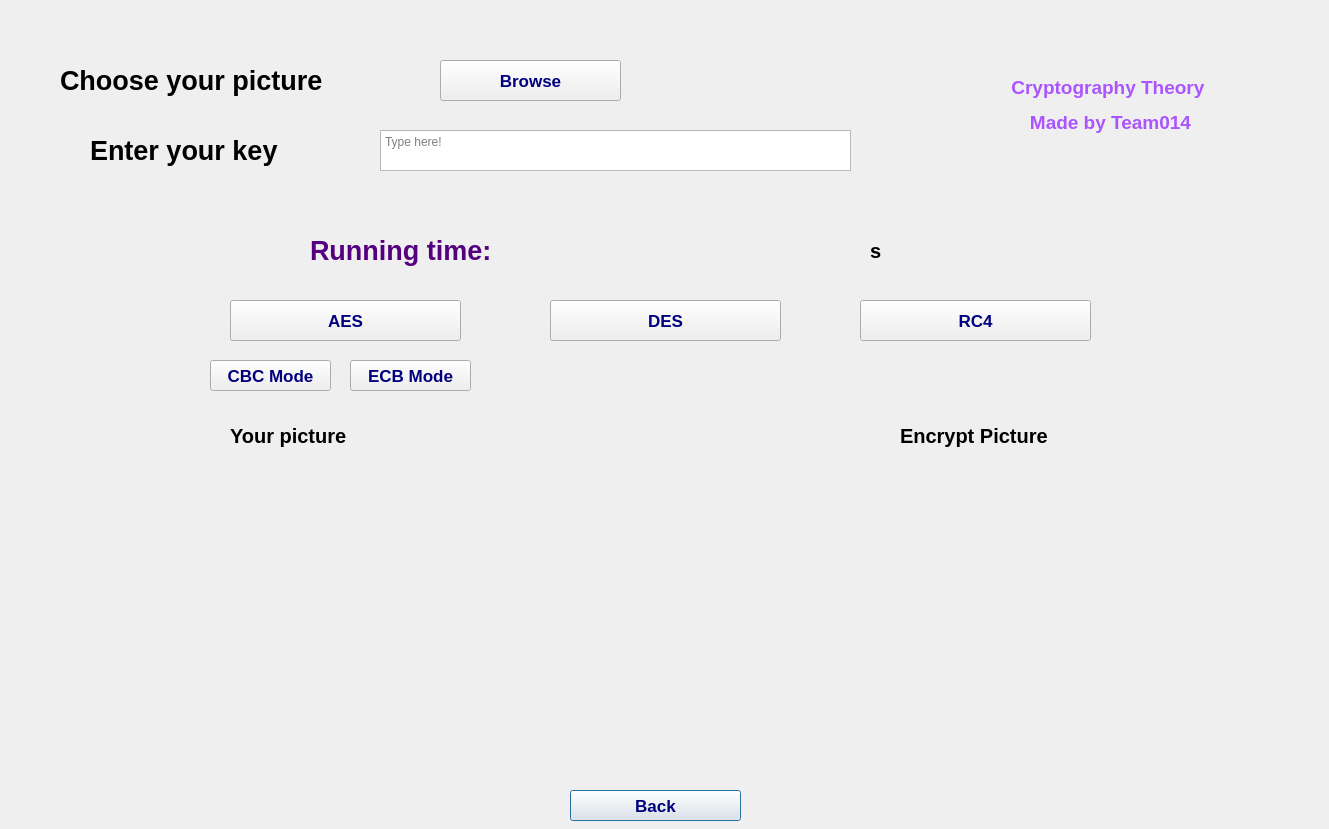
<?xml version="1.0" encoding="UTF-8"?>
<ui version="4.0">
 <class>Encryption</class>
 <widget class="QDialog" name="Encryption">
  <property name="geometry">
   <rect>
    <x>0</x>
    <y>0</y>
    <width>1329</width>
    <height>829</height>
   </rect>
  </property>
  <property name="windowTitle">
   <string>Dialog</string>
  </property>
  <widget class="QPushButton" name="back_button">
   <property name="geometry">
    <rect>
     <x>570</x>
     <y>790</y>
     <width>171</width>
     <height>31</height>
    </rect>
   </property>
   <property name="styleSheet">
    <string notr="true">font: bold;
font-size: 13pt;
color: rgb(0, 0, 127)</string>
   </property>
   <property name="text">
    <string>Back</string>
   </property>
  </widget>
  <widget class="QPushButton" name="browse_button">
   <property name="geometry">
    <rect>
     <x>440</x>
     <y>60</y>
     <width>181</width>
     <height>41</height>
    </rect>
   </property>
   <property name="styleSheet">
    <string notr="true">font: bold;
font-size: 13pt;
color: rgb(0, 0, 127)</string>
   </property>
   <property name="text">
    <string>Browse</string>
   </property>
  </widget>
  <widget class="QPushButton" name="aes_button">
   <property name="geometry">
    <rect>
     <x>230</x>
     <y>300</y>
     <width>231</width>
     <height>41</height>
    </rect>
   </property>
   <property name="styleSheet">
    <string notr="true">font: bold;
font-size: 13pt;
color: rgb(0, 0, 127)</string>
   </property>
   <property name="text">
    <string>AES</string>
   </property>
  </widget>
  <widget class="QPushButton" name="des_button">
   <property name="geometry">
    <rect>
     <x>550</x>
     <y>300</y>
     <width>231</width>
     <height>41</height>
    </rect>
   </property>
   <property name="styleSheet">
    <string notr="true">font: bold;
font-size: 13pt;
color: rgb(0, 0, 127)</string>
   </property>
   <property name="text">
    <string>DES</string>
   </property>
  </widget>
  <widget class="QPushButton" name="rc4_button">
   <property name="geometry">
    <rect>
     <x>860</x>
     <y>300</y>
     <width>231</width>
     <height>41</height>
    </rect>
   </property>
   <property name="styleSheet">
    <string notr="true">font: bold;
font-size: 13pt;
color: rgb(0, 0, 127)</string>
   </property>
   <property name="text">
    <string>RC4</string>
   </property>
  </widget>
  <widget class="QLabel" name="choose_label">
   <property name="geometry">
    <rect>
     <x>60</x>
     <y>60</y>
     <width>341</width>
     <height>41</height>
    </rect>
   </property>
   <property name="styleSheet">
    <string notr="true">font: bold;
font-size: 20pt
</string>
   </property>
   <property name="text">
    <string>Choose your picture</string>
   </property>
  </widget>
  <widget class="QLabel" name="key_label">
   <property name="geometry">
    <rect>
     <x>90</x>
     <y>130</y>
     <width>261</width>
     <height>41</height>
    </rect>
   </property>
   <property name="styleSheet">
    <string notr="true">font: bold;
font-size: 20pt
</string>
   </property>
   <property name="text">
    <string>Enter your key</string>
   </property>
  </widget>
  <widget class="QTextEdit" name="key_edit">
   <property name="geometry">
    <rect>
     <x>380</x>
     <y>130</y>
     <width>471</width>
     <height>41</height>
    </rect>
   </property>
   <property name="placeholderText">
    <string>Type here!</string>
   </property>
  </widget>
  <widget class="QLabel" name="img_label">
   <property name="geometry">
    <rect>
     <x>230</x>
     <y>420</y>
     <width>161</width>
     <height>31</height>
    </rect>
   </property>
   <property name="styleSheet">
    <string notr="true">font-size: 15pt;
font: bold
</string>
   </property>
   <property name="text">
    <string>Your picture</string>
   </property>
  </widget>
  <widget class="QLabel" name="img_label_2">
   <property name="geometry">
    <rect>
     <x>900</x>
     <y>420</y>
     <width>201</width>
     <height>31</height>
    </rect>
   </property>
   <property name="styleSheet">
    <string notr="true">font-size: 15pt;
font: bold
</string>
   </property>
   <property name="text">
    <string>Encrypt Picture</string>
   </property>
  </widget>
  <widget class="QLabel" name="img">
   <property name="geometry">
    <rect>
     <x>120</x>
     <y>460</y>
     <width>381</width>
     <height>301</height>
    </rect>
   </property>
   <property name="text">
    <string/>
   </property>
   <property name="scaledContents">
    <bool>true</bool>
   </property>
  </widget>
  <widget class="QLabel" name="enimg">
   <property name="geometry">
    <rect>
     <x>820</x>
     <y>460</y>
     <width>371</width>
     <height>311</height>
    </rect>
   </property>
   <property name="text">
    <string/>
   </property>
   <property name="scaledContents">
    <bool>true</bool>
   </property>
  </widget>
  <widget class="QLabel" name="label">
   <property name="geometry">
    <rect>
     <x>310</x>
     <y>230</y>
     <width>251</width>
     <height>41</height>
    </rect>
   </property>
   <property name="styleSheet">
    <string notr="true">font:bold;
font-size: 20pt;
color: rgb(85, 0, 127)</string>
   </property>
   <property name="text">
    <string>Running time:</string>
   </property>
  </widget>
  <widget class="QLabel" name="time_label">
   <property name="geometry">
    <rect>
     <x>570</x>
     <y>230</y>
     <width>301</width>
     <height>41</height>
    </rect>
   </property>
   <property name="styleSheet">
    <string notr="true">font:bold;
font-size: 15pt</string>
   </property>
   <property name="text">
    <string/>
   </property>
  </widget>
  <widget class="QLabel" name="second_label">
   <property name="geometry">
    <rect>
     <x>870</x>
     <y>230</y>
     <width>21</width>
     <height>41</height>
    </rect>
   </property>
   <property name="styleSheet">
    <string notr="true">font:bold;
font-size: 15pt</string>
   </property>
   <property name="text">
    <string>s</string>
   </property>
  </widget>
  <widget class="QPushButton" name="cbc_button">
   <property name="geometry">
    <rect>
     <x>210</x>
     <y>360</y>
     <width>121</width>
     <height>31</height>
    </rect>
   </property>
   <property name="styleSheet">
    <string notr="true">font: bold;
font-size: 13pt;
color: rgb(0, 0, 127)</string>
   </property>
   <property name="text">
    <string>CBC Mode</string>
   </property>
  </widget>
  <widget class="QPushButton" name="ecb_button">
   <property name="geometry">
    <rect>
     <x>350</x>
     <y>360</y>
     <width>121</width>
     <height>31</height>
    </rect>
   </property>
   <property name="styleSheet">
    <string notr="true">font: bold;
font-size: 13pt;
color: rgb(0, 0, 127)</string>
   </property>
   <property name="text">
    <string>ECB Mode</string>
   </property>
  </widget>
  <widget class="QLabel" name="team_label">
   <property name="geometry">
    <rect>
     <x>920</x>
     <y>70</y>
     <width>381</width>
     <height>71</height>
    </rect>
   </property>
   <property name="styleSheet">
    <string notr="true">color: rgb(170, 85, 255);
font: bold</string>
   </property>
   <property name="text">
    <string>&lt;html&gt;&lt;head/&gt;&lt;body&gt;&lt;p align=&quot;center&quot;&gt;&lt;span style=&quot; font-size:14pt;&quot;&gt;Cryptography Theory &lt;/span&gt;&lt;/p&gt;&lt;p align=&quot;center&quot;&gt;&lt;span style=&quot; font-size:14pt;&quot;&gt;Made by Team014&lt;/span&gt;&lt;/p&gt;&lt;/body&gt;&lt;/html&gt;</string>
   </property>
  </widget>
 </widget>
 <resources/>
 <connections/>
</ui>
